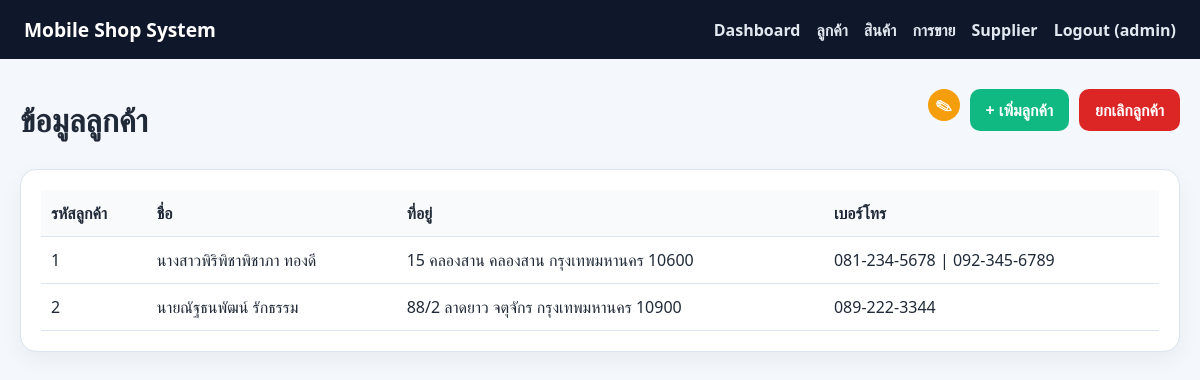
The app's page /customers (signed in) with its own data.
### tables this page shows
CREATE TABLE customer (
            customer_id INTEGER PRIMARY KEY AUTOINCREMENT,
            customer_name TEXT NOT NULL,
            address_no TEXT,
            sub_district TEXT,
            district TEXT,
            province TEXT,
            zip_code TEXT
        );

### app.py (the view)
@app.route("/customers")
@login_required
def customers():
    conn = get_db_connection()
    rows = conn.execute(
        """
        SELECT c.customer_id, c.customer_name, c.address_no, c.sub_district, c.district, c.province, c.zip_code,
               GROUP_CONCAT(cp.phone_number, ' | ') AS phone_numbers
        FROM customer c
        LEFT JOIN customer_phone cp ON cp.customer_id = c.customer_id
        GROUP BY c.customer_id, c.customer_name, c.address_no, c.sub_district, c.district, c.province, c.zip_code
        ORDER BY c.customer_id
        """
    ).fetchall()
    conn.close()
    cleaned_rows = []
    for row in rows:
        data = dict(row)
        phone_numbers = data.get("phone_numbers")
        if phone_numbers:
            unique_numbers = deduplicate_phone_numbers(phone_numbers.split(" | "))
            data["phone_numbers"] = " | ".join(unique_numbers) if unique_numbers else None
        cleaned_rows.append(data)
    unique_customer_rows = deduplicate_customer_rows(cleaned_rows)
    return render_template("customers.html", customers=unique_customer_rows)

### app.py (called while the page is built)
def get_db_connection():
    conn = sqlite3.connect(DB_PATH)
    conn.row_factory = sqlite3.Row
    return conn

def deduplicate_phone_numbers(phone_numbers):
    seen = set()
    unique_numbers = []
    for phone in phone_numbers:
        if phone is None:
            continue
        cleaned = str(phone).strip()
        if not cleaned:
            continue
        key = cleaned.lower()
        if key not in seen:
            seen.add(key)
            unique_numbers.append(cleaned)
    return unique_numbers

def deduplicate_customer_rows(rows):
    seen = set()
    unique_rows = []
    for row in rows:
        data = dict(row)
        customer_name = str(data.get("customer_name") or "").strip()
        key = customer_name.lower()
        if not customer_name or key in seen:
            continue
        seen.add(key)
        unique_rows.append(row)
    return unique_rows

def login_required(view_func):
    @wraps(view_func)
    def wrapper(*args, **kwargs):
        if not session.get("user"):
            return redirect(url_for("login"))
        return view_func(*args, **kwargs)
    return wrapper

### templates/customers.html (shortened to what this page needs)
{% extends 'base.html' %}
{% block content %}
<div class="page-header">
    <h1>ข้อมูลลูกค้า</h1>
    <div class="button-row">
        <a class="edit-icon header-edit" href="{{ url_for('choose_customer_to_edit') }}" aria-label="แก้ไขลูกค้า" title="แก้ไขลูกค้า">✎</a>
        <a class="btn btn-success" href="{{ url_for('add_customer') }}">+ เพิ่มลูกค้า</a>
        <a class="btn btn-danger" href="{{ url_for('cancel_customers') }}">ยกเลิกลูกค้า</a>
    </div>
</div>
<div class="card">
    <div class="table-wrap">
        <table>
            <thead>
                <tr>
                    <th>รหัสลูกค้า</th>
                    <th>ชื่อ</th>
                    <th>ที่อยู่</th>
                    <th>เบอร์โทร</th>
                </tr>
            </thead>
            <tbody>
                {% for customer in customers %}
                    <tr>
                        <td>{{ customer.customer_id }}</td>
                        <td>{{ customer.customer_name }}</td>
                        <td>{{ customer.address_no or '-' }} {{ customer.sub_district or '' }} {{ customer.district or '' }} {{ customer.province or '' }} {{ customer.zip_code or '' }}</td>
                        <td>{{ customer.phone_numbers or '-' }}</td>
                    </tr>
                {% endfor %}
            </tbody>
        </table>
    </div>
</div>
{% endblock %}

### static/styles.css (style rules this page uses)
:root { --bg: #f4f7fb; --nav: #0f172a; --card: #ffffff; --primary: #2563eb; --primary-dark: #1d4ed8; --accent: #10b981; --text: #1f2937; --muted: #6b7280; --danger: #dc2626; --border: #dbe4f0; }
* { box-sizing: border-box; }
body { margin: 0; font-family: "Segoe UI", Tahoma, Geneva, Verdana, sans-serif; background: var(--bg); color: var(--text); }
.card { background: var(--card); border: 1px solid var(--border); border-radius: 16px; box-shadow: 0 8px 22px rgba(15, 23, 42, 0.05); padding: 20px; }
.page-header { display: flex; justify-content: space-between; align-items: center; gap: 16px; margin: 18px 0 20px; }
.page-header h1 { margin: 0; }
.button-row { display: flex; gap: 10px; flex-wrap: wrap; margin-bottom: 18px; }
.btn { display: inline-block; text-decoration: none; background: var(--primary); color: white; border: none; border-radius: 10px; padding: 10px 16px; font-weight: 600; cursor: pointer; }
.btn-success { background: var(--accent); }
.btn-danger { background: var(--danger); }
.edit-icon { display: inline-flex; align-items: center; justify-content: center; width: 32px; height: 32px; border-radius: 50%; background: var(--primary); color: white; text-decoration: none; font-size: 1.1rem; font-weight: 700; }
.header-edit { background: #f59e0b; }
.table-wrap { overflow-x: auto; }
table { width: 100%; border-collapse: collapse; min-width: 700px; }
th, td { border-bottom: 1px solid var(--border); padding: 12px 10px; text-align: left; vertical-align: top; }
th { background: #f8fafc; color: var(--text); }

### records on screen
customer: customer_id "1", customer_name "นางสาวพิริพิชาพิชาภา ทองดี", address_no "15", sub_district "คลองสาน", district "คลองสาน", province "กรุงเทพมหานคร", zip_code "10600", phone_numbers "081-234-5678 | 092-345-6789"
customer: customer_id "2", customer_name "นายณัฐธนพัฒน์ รักธรรม", address_no "88/2", sub_district "ลาดยาว", district "จตุจักร", province "กรุงเทพมหานคร", zip_code "10900", phone_numbers "089-222-3344"

### other values on screen
{{ session.get('user') }} "admin"
